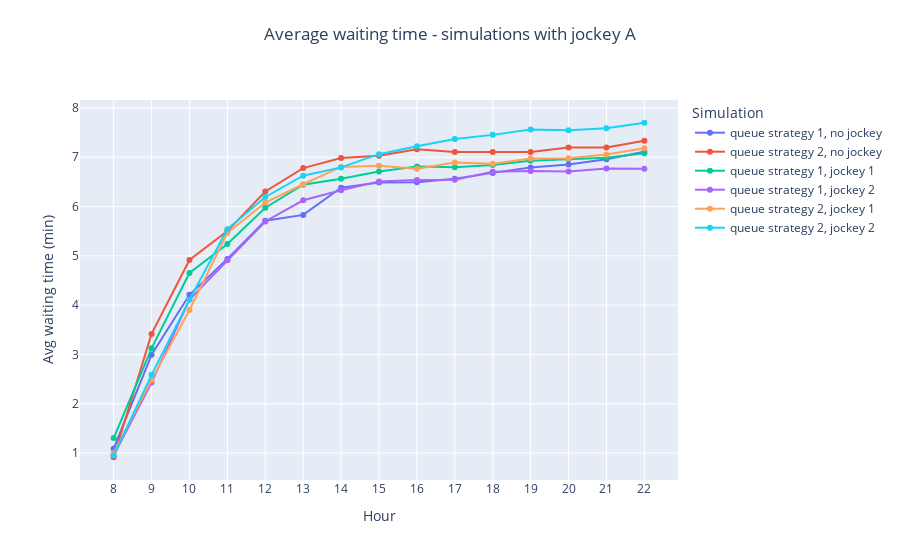

Here is the notebook cell this chart was saved with:
### Markdown cell above
## Average waiting time

### Code cell
# Average waiting time

fig =  go.Figure()

fig = add_simulation_to_plot(fig, df_simulations, 'validazione_1', "Avg_waiting_times_standard")
fig = add_simulation_to_plot(fig, df_simulations, 'validazione_2', "Avg_waiting_times_standard")
fig = add_simulation_to_plot(fig, df_simulations, 'coda1_jockey1', "Avg_waiting_times_standard")
fig = add_simulation_to_plot(fig, df_simulations, 'coda1_jockey2', "Avg_waiting_times_standard")
fig = add_simulation_to_plot(fig, df_simulations, 'coda2_jockey1', "Avg_waiting_times_standard")
fig = add_simulation_to_plot(fig, df_simulations, 'coda2_jockey2', "Avg_waiting_times_standard")
fig = decorate_figure(fig,
    title="Average waiting time - simulations with jockey A",
    y_axis_title="Avg waiting time (min)", x_dtick=1, y_dtick=1)

fig.show()
fig.write_image("doc/report/images/results/avg_wt_jockey_a.png", scale=IMAGE_SCALE)

### Figure 1 — Plotly figure (JSON) as saved in the notebook; plotly's stock layout.template omitted (floating-point values rounded to 4 significant figures)
{"data": [{"mode": "lines+markers", "name": "queue strategy 1, no jockey", "type": "scatter", "x": [8, 9, 10, 11, 12, 13, 14, 15, 16, 17, 18, 19, 20, 21, 22], "y": [1.091, 2.993, 4.21, 4.937, 5.711, 5.829, 6.38, 6.486, 6.493, 6.564, 6.681, 6.791, 6.853, 6.956, 7.109]}, {"mode": "lines+markers", "name": "queue strategy 2, no jockey", "type": "scatter", "x": [8, 9, 10, 11, 12, 13, 14, 15, 16, 17, 18, 19, 20, 21, 22], "y": [0.9152, 3.417, 4.916, 5.501, 6.305, 6.779, 6.981, 7.027, 7.159, 7.107, 7.104, 7.103, 7.198, 7.196, 7.334]}, {"mode": "lines+markers", "name": "queue strategy 1, jockey 1", "type": "scatter", "x": [8, 9, 10, 11, 12, 13, 14, 15, 16, 17, 18, 19, 20, 21, 22], "y": [1.304, 3.123, 4.653, 5.24, 5.974, 6.442, 6.562, 6.71, 6.813, 6.794, 6.843, 6.929, 6.959, 6.989, 7.081]}, {"mode": "lines+markers", "name": "queue strategy 1, jockey 2", "type": "scatter", "x": [8, 9, 10, 11, 12, 13, 14, 15, 16, 17, 18, 19, 20, 21, 22], "y": [0.9499, 2.43, 4.112, 4.911, 5.697, 6.126, 6.331, 6.509, 6.536, 6.54, 6.703, 6.722, 6.708, 6.772, 6.766]}, {"mode": "lines+markers", "name": "queue strategy 2, jockey 1", "type": "scatter", "x": [8, 9, 10, 11, 12, 13, 14, 15, 16, 17, 18, 19, 20, 21, 22], "y": [0.9987, 2.484, 3.9, 5.466, 6.078, 6.451, 6.802, 6.827, 6.765, 6.889, 6.869, 6.974, 6.979, 7.055, 7.183]}, {"mode": "lines+markers", "name": "queue strategy 2, jockey 2", "type": "scatter", "x": [8, 9, 10, 11, 12, 13, 14, 15, 16, 17, 18, 19, 20, 21, 22], "y": [0.9501, 2.586, 4.109, 5.539, 6.193, 6.625, 6.793, 7.061, 7.222, 7.37, 7.452, 7.561, 7.546, 7.587, 7.698]}], "layout": {"legend": {"title": {"text": "Simulation"}}, "title": {"text": "Average waiting time - simulations with jockey A", "x": 0.5, "xanchor": "center", "y": 0.95, "yanchor": "top"}, "xaxis": {"dtick": 1, "tick0": 0, "tickmode": "linear", "title": {"text": "Hour"}}, "yaxis": {"dtick": 1, "tick0": 0, "tickmode": "linear", "title": {"text": "Avg waiting time (min)"}}}}
